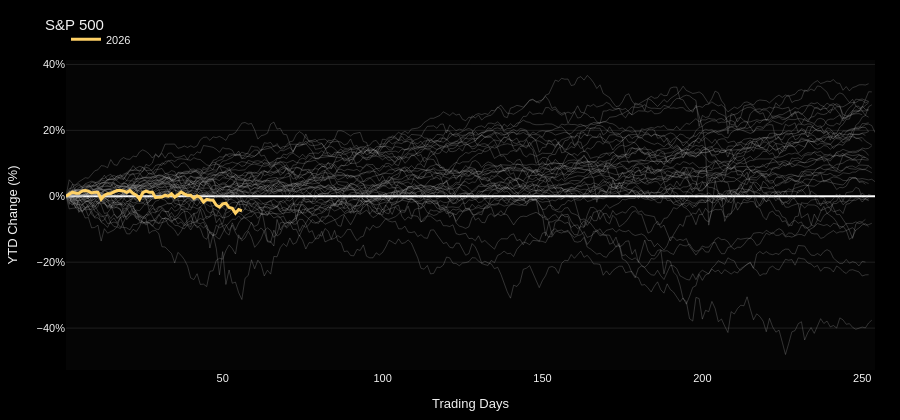

Notebook source saved alongside this figure:
### Markdown cell above
## S&P 500

### Code cell
sp500_ytd = plot_asset('sp500')
sp500_ytd.tail()

### Figure 1 — Plotly figure (JSON) as saved in the notebook; plotly's stock layout.template omitted (floating-point values rounded to 4 significant figures; data arrays with more than 128 entries replaced by an {"elided": "..."} marker saying what was removed)
{"data": [{"customdata": {"elided": "253x2 mixed values"}, "hovertemplate": "<b>%{fullData.name}</b><br>Trading day %{x}<br>YTD %{y:.2f}%<br>Price %{customdata[0]:,.2f}<br>Date %{customdata[1]|%Y-%m-%d}<extra></extra>", "line": {"color": "rgba(180,180,180,0.26)", "width": 1}, "mode": "lines", "name": "1986", "showlegend": false, "type": "scatter", "x": {"elided": "253 int values"}, "y": {"elided": "253 float values"}}, {"customdata": {"elided": "253x2 mixed values"}, "hovertemplate": "<b>%{fullData.name}</b><br>Trading day %{x}<br>YTD %{y:.2f}%<br>Price %{customdata[0]:,.2f}<br>Date %{customdata[1]|%Y-%m-%d}<extra></extra>", "line": {"color": "rgba(180,180,180,0.26)", "width": 1}, "mode": "lines", "name": "1987", "showlegend": false, "type": "scatter", "x": {"elided": "253 int values"}, "y": {"elided": "253 float values"}}, {"customdata": {"elided": "253x2 mixed values"}, "hovertemplate": "<b>%{fullData.name}</b><br>Trading day %{x}<br>YTD %{y:.2f}%<br>Price %{customdata[0]:,.2f}<br>Date %{customdata[1]|%Y-%m-%d}<extra></extra>", "line": {"color": "rgba(180,180,180,0.26)", "width": 1}, "mode": "lines", "name": "1988", "showlegend": false, "type": "scatter", "x": {"elided": "253 int values"}, "y": {"elided": "253 float values"}}, {"customdata": {"elided": "252x2 mixed values"}, "hovertemplate": "<b>%{fullData.name}</b><br>Trading day %{x}<br>YTD %{y:.2f}%<br>Price %{customdata[0]:,.2f}<br>Date %{customdata[1]|%Y-%m-%d}<extra></extra>", "line": {"color": "rgba(180,180,180,0.26)", "width": 1}, "mode": "lines", "name": "1989", "showlegend": false, "type": "scatter", "x": {"elided": "252 int values"}, "y": {"elided": "252 float values"}}, {"customdata": {"elided": "253x2 mixed values"}, "hovertemplate": "<b>%{fullData.name}</b><br>Trading day %{x}<br>YTD %{y:.2f}%<br>Price %{customdata[0]:,.2f}<br>Date %{customdata[1]|%Y-%m-%d}<extra></extra>", "line": {"color": "rgba(180,180,180,0.26)", "width": 1}, "mode": "lines", "name": "1990", "showlegend": false, "type": "scatter", "x": {"elided": "253 int values"}, "y": {"elided": "253 float values"}}, {"customdata": {"elided": "253x2 mixed values"}, "hovertemplate": "<b>%{fullData.name}</b><br>Trading day %{x}<br>YTD %{y:.2f}%<br>Price %{customdata[0]:,.2f}<br>Date %{customdata[1]|%Y-%m-%d}<extra></extra>", "line": {"color": "rgba(180,180,180,0.26)", "width": 1}, "mode": "lines", "name": "1991", "showlegend": false, "type": "scatter", "x": {"elided": "253 int values"}, "y": {"elided": "253 float values"}}, {"customdata": {"elided": "254x2 mixed values"}, "hovertemplate": "<b>%{fullData.name}</b><br>Trading day %{x}<br>YTD %{y:.2f}%<br>Price %{customdata[0]:,.2f}<br>Date %{customdata[1]|%Y-%m-%d}<extra></extra>", "line": {"color": "rgba(180,180,180,0.26)", "width": 1}, "mode": "lines", "name": "1992", "showlegend": false, "type": "scatter", "x": {"elided": "254 int values"}, "y": {"elided": "254 float values"}}, {"customdata": {"elided": "253x2 mixed values"}, "hovertemplate": "<b>%{fullData.name}</b><br>Trading day %{x}<br>YTD %{y:.2f}%<br>Price %{customdata[0]:,.2f}<br>Date %{customdata[1]|%Y-%m-%d}<extra></extra>", "line": {"color": "rgba(180,180,180,0.26)", "width": 1}, "mode": "lines", "name": "1993", "showlegend": false, "type": "scatter", "x": {"elided": "253 int values"}, "y": {"elided": "253 float values"}}, {"customdata": {"elided": "252x2 mixed values"}, "hovertemplate": "<b>%{fullData.name}</b><br>Trading day %{x}<br>YTD %{y:.2f}%<br>Price %{customdata[0]:,.2f}<br>Date %{customdata[1]|%Y-%m-%d}<extra></extra>", "line": {"color": "rgba(180,180,180,0.26)", "width": 1}, "mode": "lines", "name": "1994", "showlegend": false, "type": "scatter", "x": {"elided": "252 int values"}, "y": {"elided": "252 float values"}}, {"customdata": {"elided": "252x2 mixed values"}, "hovertemplate": "<b>%{fullData.name}</b><br>Trading day %{x}<br>YTD %{y:.2f}%<br>Price %{customdata[0]:,.2f}<br>Date %{customdata[1]|%Y-%m-%d}<extra></extra>", "line": {"color": "rgba(180,180,180,0.26)", "width": 1}, "mode": "lines", "name": "1995", "showlegend": false, "type": "scatter", "x": {"elided": "252 int values"}, "y": {"elided": "252 float values"}}, {"customdata": {"elided": "254x2 mixed values"}, "hovertemplate": "<b>%{fullData.name}</b><br>Trading day %{x}<br>YTD %{y:.2f}%<br>Price %{customdata[0]:,.2f}<br>Date %{customdata[1]|%Y-%m-%d}<extra></extra>", "line": {"color": "rgba(180,180,180,0.26)", "width": 1}, "mode": "lines", "name": "1996", "showlegend": false, "type": "scatter", "x": {"elided": "254 int values"}, "y": {"elided": "254 float values"}}, {"customdata": {"elided": "253x2 mixed values"}, "hovertemplate": "<b>%{fullData.name}</b><br>Trading day %{x}<br>YTD %{y:.2f}%<br>Price %{customdata[0]:,.2f}<br>Date %{customdata[1]|%Y-%m-%d}<extra></extra>", "line": {"color": "rgba(180,180,180,0.26)", "width": 1}, "mode": "lines", "name": "1997", "showlegend": false, "type": "scatter", "x": {"elided": "253 int values"}, "y": {"elided": "253 float values"}}, {"customdata": {"elided": "252x2 mixed values"}, "hovertemplate": "<b>%{fullData.name}</b><br>Trading day %{x}<br>YTD %{y:.2f}%<br>Price %{customdata[0]:,.2f}<br>Date %{customdata[1]|%Y-%m-%d}<extra></extra>", "line": {"color": "rgba(180,180,180,0.26)", "width": 1}, "mode": "lines", "name": "1998", "showlegend": false, "type": "scatter", "x": {"elided": "252 int values"}, "y": {"elided": "252 float values"}}, {"customdata": {"elided": "252x2 mixed values"}, "hovertemplate": "<b>%{fullData.name}</b><br>Trading day %{x}<br>YTD %{y:.2f}%<br>Price %{customdata[0]:,.2f}<br>Date %{customdata[1]|%Y-%m-%d}<extra></extra>", "line": {"color": "rgba(180,180,180,0.26)", "width": 1}, "mode": "lines", "name": "1999", "showlegend": false, "type": "scatter", "x": {"elided": "252 int values"}, "y": {"elided": "252 float values"}}, {"customdata": {"elided": "252x2 mixed values"}, "hovertemplate": "<b>%{fullData.name}</b><br>Trading day %{x}<br>YTD %{y:.2f}%<br>Price %{customdata[0]:,.2f}<br>Date %{customdata[1]|%Y-%m-%d}<extra></extra>", "line": {"color": "rgba(180,180,180,0.26)", "width": 1}, "mode": "lines", "name": "2000", "showlegend": false, "type": "scatter", "x": {"elided": "252 int values"}, "y": {"elided": "252 float values"}}, {"customdata": {"elided": "248x2 mixed values"}, "hovertemplate": "<b>%{fullData.name}</b><br>Trading day %{x}<br>YTD %{y:.2f}%<br>Price %{customdata[0]:,.2f}<br>Date %{customdata[1]|%Y-%m-%d}<extra></extra>", "line": {"color": "rgba(180,180,180,0.26)", "width": 1}, "mode": "lines", "name": "2001", "showlegend": false, "type": "scatter", "x": {"elided": "248 int values"}, "y": {"elided": "248 float values"}}, {"customdata": {"elided": "252x2 mixed values"}, "hovertemplate": "<b>%{fullData.name}</b><br>Trading day %{x}<br>YTD %{y:.2f}%<br>Price %{customdata[0]:,.2f}<br>Date %{customdata[1]|%Y-%m-%d}<extra></extra>", "line": {"color": "rgba(180,180,180,0.26)", "width": 1}, "mode": "lines", "name": "2002", "showlegend": false, "type": "scatter", "x": {"elided": "252 int values"}, "y": {"elided": "252 float values"}}, {"customdata": {"elided": "252x2 mixed values"}, "hovertemplate": "<b>%{fullData.name}</b><br>Trading day %{x}<br>YTD %{y:.2f}%<br>Price %{customdata[0]:,.2f}<br>Date %{customdata[1]|%Y-%m-%d}<extra></extra>", "line": {"color": "rgba(180,180,180,0.26)", "width": 1}, "mode": "lines", "name": "2003", "showlegend": false, "type": "scatter", "x": {"elided": "252 int values"}, "y": {"elided": "252 float values"}}, {"customdata": {"elided": "252x2 mixed values"}, "hovertemplate": "<b>%{fullData.name}</b><br>Trading day %{x}<br>YTD %{y:.2f}%<br>Price %{customdata[0]:,.2f}<br>Date %{customdata[1]|%Y-%m-%d}<extra></extra>", "line": {"color": "rgba(180,180,180,0.26)", "width": 1}, "mode": "lines", "name": "2004", "showlegend": false, "type": "scatter", "x": {"elided": "252 int values"}, "y": {"elided": "252 float values"}}, {"customdata": {"elided": "252x2 mixed values"}, "hovertemplate": "<b>%{fullData.name}</b><br>Trading day %{x}<br>YTD %{y:.2f}%<br>Price %{customdata[0]:,.2f}<br>Date %{customdata[1]|%Y-%m-%d}<extra></extra>", "line": {"color": "rgba(180,180,180,0.26)", "width": 1}, "mode": "lines", "name": "2005", "showlegend": false, "type": "scatter", "x": {"elided": "252 int values"}, "y": {"elided": "252 float values"}}, {"customdata": {"elided": "251x2 mixed values"}, "hovertemplate": "<b>%{fullData.name}</b><br>Trading day %{x}<br>YTD %{y:.2f}%<br>Price %{customdata[0]:,.2f}<br>Date %{customdata[1]|%Y-%m-%d}<extra></extra>", "line": {"color": "rgba(180,180,180,0.26)", "width": 1}, "mode": "lines", "name": "2006", "showlegend": false, "type": "scatter", "x": {"elided": "251 int values"}, "y": {"elided": "251 float values"}}, {"customdata": {"elided": "251x2 mixed values"}, "hovertemplate": "<b>%{fullData.name}</b><br>Trading day %{x}<br>YTD %{y:.2f}%<br>Price %{customdata[0]:,.2f}<br>Date %{customdata[1]|%Y-%m-%d}<extra></extra>", "line": {"color": "rgba(180,180,180,0.26)", "width": 1}, "mode": "lines", "name": "2007", "showlegend": false, "type": "scatter", "x": {"elided": "251 int values"}, "y": {"elided": "251 float values"}}, {"customdata": {"elided": "253x2 mixed values"}, "hovertemplate": "<b>%{fullData.name}</b><br>Trading day %{x}<br>YTD %{y:.2f}%<br>Price %{customdata[0]:,.2f}<br>Date %{customdata[1]|%Y-%m-%d}<extra></extra>", "line": {"color": "rgba(180,180,180,0.26)", "width": 1}, "mode": "lines", "name": "2008", "showlegend": false, "type": "scatter", "x": {"elided": "253 int values"}, "y": {"elided": "253 float values"}}, {"customdata": {"elided": "252x2 mixed values"}, "hovertemplate": "<b>%{fullData.name}</b><br>Trading day %{x}<br>YTD %{y:.2f}%<br>Price %{customdata[0]:,.2f}<br>Date %{customdata[1]|%Y-%m-%d}<extra></extra>", "line": {"color": "rgba(180,180,180,0.26)", "width": 1}, "mode": "lines", "name": "2009", "showlegend": false, "type": "scatter", "x": {"elided": "252 int values"}, "y": {"elided": "252 float values"}}, {"customdata": {"elided": "252x2 mixed values"}, "hovertemplate": "<b>%{fullData.name}</b><br>Trading day %{x}<br>YTD %{y:.2f}%<br>Price %{customdata[0]:,.2f}<br>Date %{customdata[1]|%Y-%m-%d}<extra></extra>", "line": {"color": "rgba(180,180,180,0.26)", "width": 1}, "mode": "lines", "name": "2010", "showlegend": false, "type": "scatter", "x": {"elided": "252 int values"}, "y": {"elided": "252 float values"}}, {"customdata": {"elided": "252x2 mixed values"}, "hovertemplate": "<b>%{fullData.name}</b><br>Trading day %{x}<br>YTD %{y:.2f}%<br>Price %{customdata[0]:,.2f}<br>Date %{customdata[1]|%Y-%m-%d}<extra></extra>", "line": {"color": "rgba(180,180,180,0.26)", "width": 1}, "mode": "lines", "name": "2011", "showlegend": false, "type": "scatter", "x": {"elided": "252 int values"}, "y": {"elided": "252 float values"}}, {"customdata": {"elided": "250x2 mixed values"}, "hovertemplate": "<b>%{fullData.name}</b><br>Trading day %{x}<br>YTD %{y:.2f}%<br>Price %{customdata[0]:,.2f}<br>Date %{customdata[1]|%Y-%m-%d}<extra></extra>", "line": {"color": "rgba(180,180,180,0.26)", "width": 1}, "mode": "lines", "name": "2012", "showlegend": false, "type": "scatter", "x": {"elided": "250 int values"}, "y": {"elided": "250 float values"}}, {"customdata": {"elided": "252x2 mixed values"}, "hovertemplate": "<b>%{fullData.name}</b><br>Trading day %{x}<br>YTD %{y:.2f}%<br>Price %{customdata[0]:,.2f}<br>Date %{customdata[1]|%Y-%m-%d}<extra></extra>", "line": {"color": "rgba(180,180,180,0.26)", "width": 1}, "mode": "lines", "name": "2013", "showlegend": false, "type": "scatter", "x": {"elided": "252 int values"}, "y": {"elided": "252 float values"}}, {"customdata": {"elided": "252x2 mixed values"}, "hovertemplate": "<b>%{fullData.name}</b><br>Trading day %{x}<br>YTD %{y:.2f}%<br>Price %{customdata[0]:,.2f}<br>Date %{customdata[1]|%Y-%m-%d}<extra></extra>", "line": {"color": "rgba(180,180,180,0.26)", "width": 1}, "mode": "lines", "name": "2014", "showlegend": false, "type": "scatter", "x": {"elided": "252 int values"}, "y": {"elided": "252 float values"}}, {"customdata": {"elided": "252x2 mixed values"}, "hovertemplate": "<b>%{fullData.name}</b><br>Trading day %{x}<br>YTD %{y:.2f}%<br>Price %{customdata[0]:,.2f}<br>Date %{customdata[1]|%Y-%m-%d}<extra></extra>", "line": {"color": "rgba(180,180,180,0.26)", "width": 1}, "mode": "lines", "name": "2015", "showlegend": false, "type": "scatter", "x": {"elided": "252 int values"}, "y": {"elided": "252 float values"}}, {"customdata": {"elided": "252x2 mixed values"}, "hovertemplate": "<b>%{fullData.name}</b><br>Trading day %{x}<br>YTD %{y:.2f}%<br>Price %{customdata[0]:,.2f}<br>Date %{customdata[1]|%Y-%m-%d}<extra></extra>", "line": {"color": "rgba(180,180,180,0.26)", "width": 1}, "mode": "lines", "name": "2016", "showlegend": false, "type": "scatter", "x": {"elided": "252 int values"}, "y": {"elided": "252 float values"}}, {"customdata": {"elided": "251x2 mixed values"}, "hovertemplate": "<b>%{fullData.name}</b><br>Trading day %{x}<br>YTD %{y:.2f}%<br>Price %{customdata[0]:,.2f}<br>Date %{customdata[1]|%Y-%m-%d}<extra></extra>", "line": {"color": "rgba(180,180,180,0.26)", "width": 1}, "mode": "lines", "name": "2017", "showlegend": false, "type": "scatter", "x": {"elided": "251 int values"}, "y": {"elided": "251 float values"}}, {"customdata": {"elided": "251x2 mixed values"}, "hovertemplate": "<b>%{fullData.name}</b><br>Trading day %{x}<br>YTD %{y:.2f}%<br>Price %{customdata[0]:,.2f}<br>Date %{customdata[1]|%Y-%m-%d}<extra></extra>", "line": {"color": "rgba(180,180,180,0.26)", "width": 1}, "mode": "lines", "name": "2018", "showlegend": false, "type": "scatter", "x": {"elided": "251 int values"}, "y": {"elided": "251 float values"}}, {"customdata": {"elided": "252x2 mixed values"}, "hovertemplate": "<b>%{fullData.name}</b><br>Trading day %{x}<br>YTD %{y:.2f}%<br>Price %{customdata[0]:,.2f}<br>Date %{customdata[1]|%Y-%m-%d}<extra></extra>", "line": {"color": "rgba(180,180,180,0.26)", "width": 1}, "mode": "lines", "name": "2019", "showlegend": false, "type": "scatter", "x": {"elided": "252 int values"}, "y": {"elided": "252 float values"}}, {"customdata": {"elided": "253x2 mixed values"}, "hovertemplate": "<b>%{fullData.name}</b><br>Trading day %{x}<br>YTD %{y:.2f}%<br>Price %{customdata[0]:,.2f}<br>Date %{customdata[1]|%Y-%m-%d}<extra></extra>", "line": {"color": "rgba(180,180,180,0.26)", "width": 1}, "mode": "lines", "name": "2020", "showlegend": false, "type": "scatter", "x": {"elided": "253 int values"}, "y": {"elided": "253 float values"}}, {"customdata": {"elided": "252x2 mixed values"}, "hovertemplate": "<b>%{fullData.name}</b><br>Trading day %{x}<br>YTD %{y:.2f}%<br>Price %{customdata[0]:,.2f}<br>Date %{customdata[1]|%Y-%m-%d}<extra></extra>", "line": {"color": "rgba(180,180,180,0.26)", "width": 1}, "mode": "lines", "name": "2021", "showlegend": false, "type": "scatter", "x": {"elided": "252 int values"}, "y": {"elided": "252 float values"}}, {"customdata": {"elided": "251x2 mixed values"}, "hovertemplate": "<b>%{fullData.name}</b><br>Trading day %{x}<br>YTD %{y:.2f}%<br>Price %{customdata[0]:,.2f}<br>Date %{customdata[1]|%Y-%m-%d}<extra></extra>", "line": {"color": "rgba(180,180,180,0.26)", "width": 1}, "mode": "lines", "name": "2022", "showlegend": false, "type": "scatter", "x": {"elided": "251 int values"}, "y": {"elided": "251 float values"}}, {"customdata": {"elided": "250x2 mixed values"}, "hovertemplate": "<b>%{fullData.name}</b><br>Trading day %{x}<br>YTD %{y:.2f}%<br>Price %{customdata[0]:,.2f}<br>Date %{customdata[1]|%Y-%m-%d}<extra></extra>", "line": {"color": "rgba(180,180,180,0.26)", "width": 1}, "mode": "lines", "name": "2023", "showlegend": false, "type": "scatter", "x": {"elided": "250 int values"}, "y": {"elided": "250 float values"}}, {"customdata": {"elided": "252x2 mixed values"}, "hovertemplate": "<b>%{fullData.name}</b><br>Trading day %{x}<br>YTD %{y:.2f}%<br>Price %{customdata[0]:,.2f}<br>Date %{customdata[1]|%Y-%m-%d}<extra></extra>", "line": {"color": "rgba(180,180,180,0.26)", "width": 1}, "mode": "lines", "name": "2024", "showlegend": false, "type": "scatter", "x": {"elided": "252 int values"}, "y": {"elided": "252 float values"}}, {"customdata": {"elided": "250x2 mixed values"}, "hovertemplate": "<b>%{fullData.name}</b><br>Trading day %{x}<br>YTD %{y:.2f}%<br>Price %{customdata[0]:,.2f}<br>Date %{customdata[1]|%Y-%m-%d}<extra></extra>", "line": {"color": "rgba(180,180,180,0.26)", "width": 1}, "mode": "lines", "name": "2025", "showlegend": false, "type": "scatter", "x": {"elided": "250 int values"}, "y": {"elided": "250 float values"}}, {"customdata": [[6858.0, "2026-01-02T00:00:00"], [6902.0, "2026-01-05T00:00:00"], [6945.0, "2026-01-06T00:00:00"], [6921.0, "2026-01-07T00:00:00"], [6921.0, "2026-01-08T00:00:00"], [6966.0, "2026-01-09T00:00:00"], [6977.0, "2026-01-12T00:00:00"], [6964.0, "2026-01-13T00:00:00"], [6927.0, "2026-01-14T00:00:00"], [6944.0, "2026-01-15T00:00:00"], [6940.0, "2026-01-16T00:00:00"], [6797.0, "2026-01-20T00:00:00"], [6876.0, "2026-01-21T00:00:00"], [6913.0, "2026-01-22T00:00:00"], [6916.0, "2026-01-23T00:00:00"], [6950.0, "2026-01-26T00:00:00"], [6979.0, "2026-01-27T00:00:00"], [6978.0, "2026-01-28T00:00:00"], [6969.0, "2026-01-29T00:00:00"], [6939.0, "2026-01-30T00:00:00"], [6976.0, "2026-02-02T00:00:00"], [6918.0, "2026-02-03T00:00:00"], [6883.0, "2026-02-04T00:00:00"], [6798.0, "2026-02-05T00:00:00"], [6932.0, "2026-02-06T00:00:00"], [6965.0, "2026-02-09T00:00:00"], [6942.0, "2026-02-10T00:00:00"], [6941.0, "2026-02-11T00:00:00"], [6833.0, "2026-02-12T00:00:00"], [6836.0, "2026-02-13T00:00:00"], [6843.0, "2026-02-17T00:00:00"], [6881.0, "2026-02-18T00:00:00"], [6862.0, "2026-02-19T00:00:00"], [6910.0, "2026-02-20T00:00:00"], [6838.0, "2026-02-23T00:00:00"], [6890.0, "2026-02-24T00:00:00"], [6946.0, "2026-02-25T00:00:00"], [6909.0, "2026-02-26T00:00:00"], [6879.0, "2026-02-27T00:00:00"], [6882.0, "2026-03-02T00:00:00"], [6817.0, "2026-03-03T00:00:00"], [6870.0, "2026-03-04T00:00:00"], [6831.0, "2026-03-05T00:00:00"], [6740.0, "2026-03-06T00:00:00"], [6796.0, "2026-03-09T00:00:00"], [6781.0, "2026-03-10T00:00:00"], [6776.0, "2026-03-11T00:00:00"], [6673.0, "2026-03-12T00:00:00"], [6632.0, "2026-03-13T00:00:00"], [6699.0, "2026-03-16T00:00:00"], [6716.0, "2026-03-17T00:00:00"], [6625.0, "2026-03-18T00:00:00"], [6606.0, "2026-03-19T00:00:00"], [6506.0, "2026-03-20T00:00:00"], [6581, "2026-03-23T00:00:00"], [6556.0, "2026-03-24T00:00:00"]], "hovertemplate": "<b>%{fullData.name}</b><br>Trading day %{x}<br>YTD %{y:.2f}%<br>Price %{customdata[0]:,.2f}<br>Date %{customdata[1]|%Y-%m-%d}<extra></extra>", "line": {"color": "#ffd166", "width": 3}, "mode": "lines", "name": "2026", "showlegend": true, "type": "scatter", "x": [1, 2, 3, 4, 5, 6, 7, 8, 9, 10, 11, 12, 13, 14, 15, 16, 17, 18, 19, 20, 21, 22, 23, 24, 25, 26, 27, 28, 29, 30, 31, 32, 33, 34, 35, 36, 37, 38, 39, 40, 41, 42, 43, 44, 45, 46, 47, 48, 49, 50, 51, 52, 53, 54, 55, 56], "y": [0.0, 0.6354, 1.259, 0.9107, 0.9184, 1.572, 1.732, 1.535, 0.9934, 1.254, 1.189, -0.8983, 0.2501, 0.8002, 0.8331, 1.338, 1.752, 1.743, 1.612, 1.175, 1.72, 0.8652, 0.3536, -0.8759, 1.076, 1.551, 1.215, 1.21, -0.3749, -0.3251, -0.2224, 0.333, 0.04986, 0.7442, -0.3021, 0.4607, 1.278, 0.7347, 0.2976, 0.3375, -0.6101, 0.1608, -0.4048, -1.727, -0.911, -1.123, -1.205, -2.71, -3.299, -2.32, -2.076, -3.408, -3.674, -5.132, -4.046, -4.405]}], "layout": {"font": {"color": "#f2f2f2", "family": "Arial, sans-serif", "size": 11}, "height": 420, "legend": {"orientation": "h", "x": 0, "xanchor": "left", "y": 1.02, "yanchor": "bottom"}, "margin": {"b": 40, "l": 50, "r": 25, "t": 60}, "paper_bgcolor": "#000000", "plot_bgcolor": "#050505", "title": {"text": "S&P 500"}, "xaxis": {"showgrid": false, "title": {"text": "Trading Days"}}, "yaxis": {"gridcolor": "rgba(255,255,255,0.10)", "ticksuffix": "%", "title": {"text": "YTD Change (%)"}}}}
